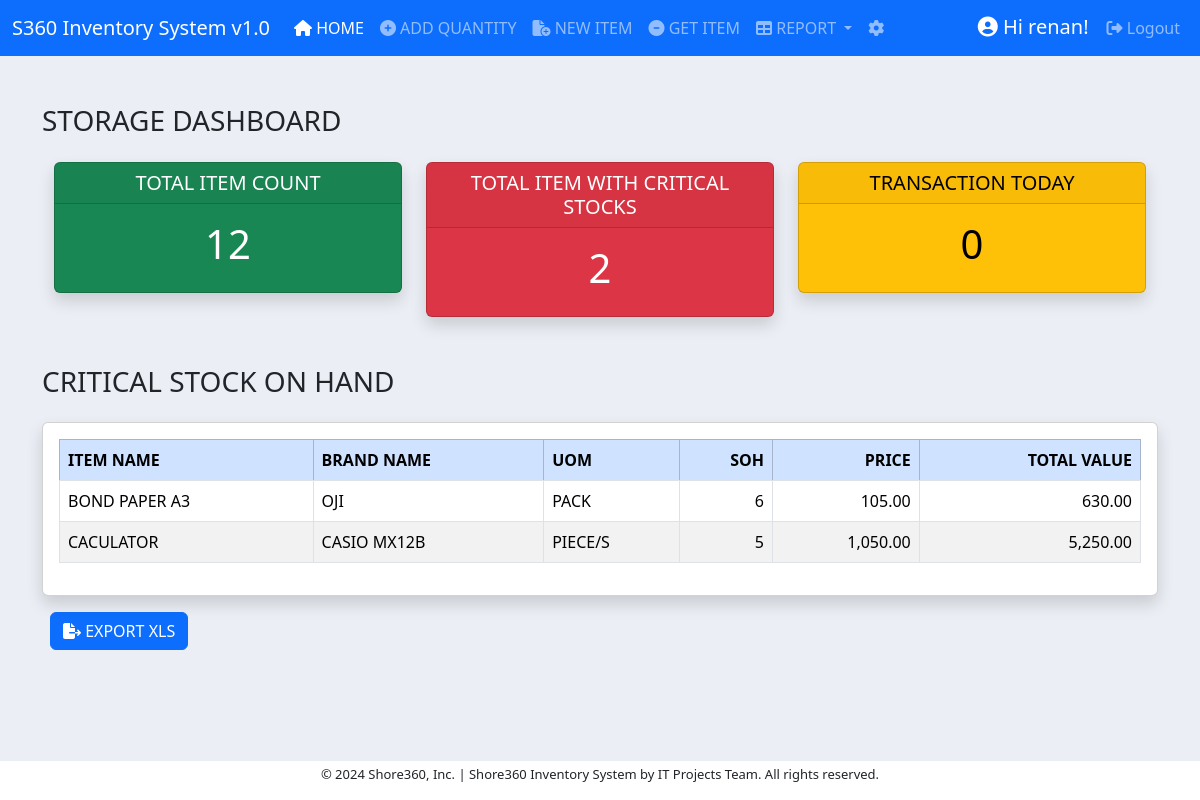
Page /dashboard/ (signed in) on the earlier database version.
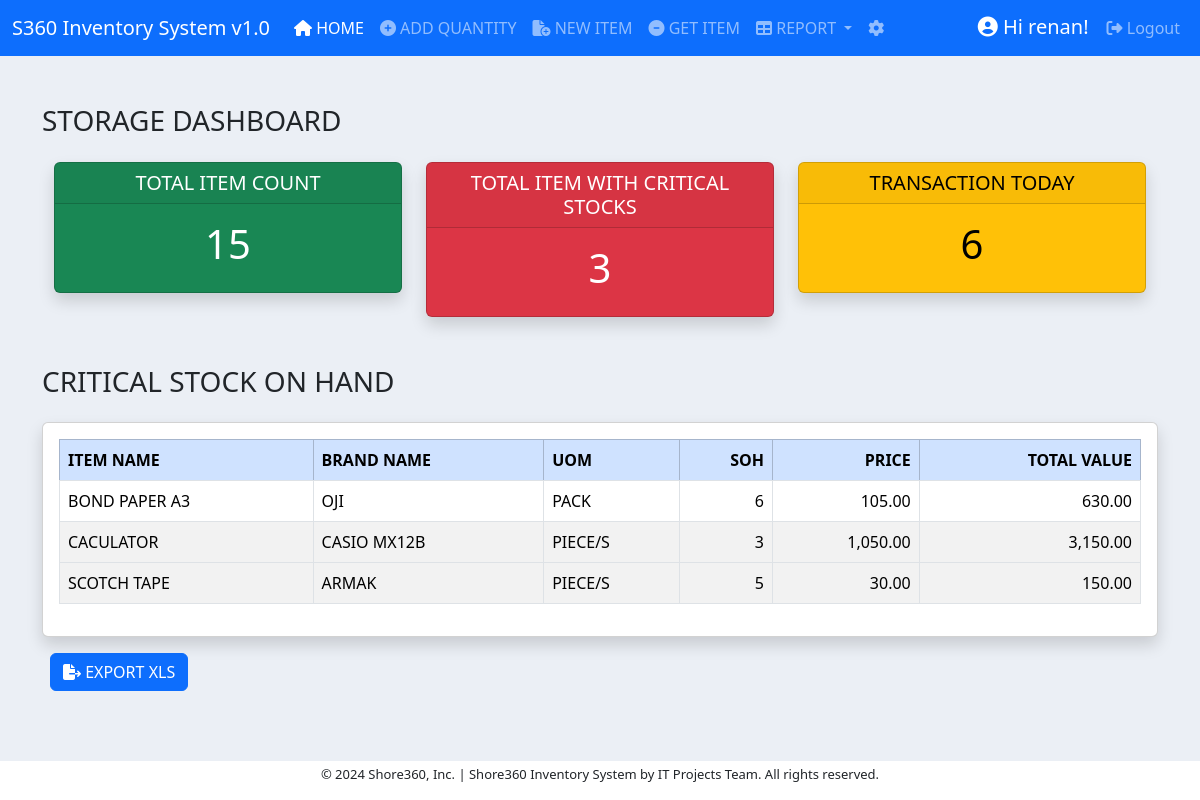
Same page on the later database version.
### inventory/models.py (models this page shows, shortened)
class ItemBase(models.Model):
    item_name = models.CharField(max_length=200, null=True)
    brand_name = models.CharField(max_length=200, null=True)
    soh = models.IntegerField(null=True)
    item_code = models.CharField(max_length=200, null=True, blank=True)
    price = models.DecimalField(max_digits=10, decimal_places=2)
    total_value = models.DecimalField(max_digits=10, decimal_places=2, null=True)
    date_added = models.DateTimeField(auto_now_add=True)
    remarks = models.CharField(max_length=50, null=True)
    uom = models.ForeignKey(UOM, on_delete=models.CASCADE, null=True)
    class Meta:
        ordering = ["item_name"]

class UOM(models.Model):
    uom = models.CharField(max_length=30)
    def __str__(self):
        return self.uom
    class Meta:
        ordering = ["uom"]

### dashboard/views.py (the view)
# urls.py: path('', views.dashboard_view, name='dashboard'),
@login_required
def dashboard_view(request):
    itembase = ItemBase.objects.all()
    item = Item.objects.all()
    item_count = itembase.count()
    critical_count = 0
    for critical in itembase:
        if critical.soh <= critical_value:
            critical_count += 1
    transaction_count = 0
    for transaction_date in item:
        if transaction_date.date_added.date() == datetime.datetime.now().date():
            transaction_count += 1
    context = {
        'item_count': item_count,
        'critical_count': critical_count,
        'itembase': itembase,
        'transaction_count': transaction_count
    }
    return render(request, 'dashboard/dashboard_template.html', context)

### dashboard/templates/dashboard/dashboard_template.html (shortened to what this page needs)
{% extends 'base.html'  %}
{% block content %}
<div class="dasboard-title mt-5 pb-3">
    <h3>STORAGE DASHBOARD  </h3>
</div>
<div class="container text-center">
    <div class="row">
      <div class="col-4">
        <div class="card text-bg-success mb-3 shadow fade show">
            <h5 class="card-header">TOTAL ITEM COUNT</h5>
            <div class="card-body">
              <h1 class="card-title">{{ item_count }}</h1>
            </div>
          </div>
      </div>
      <div class="col-4">
        <div class="card text-bg-danger shadow fade show">
            <h5 class="card-header ">TOTAL ITEM WITH CRITICAL STOCKS</h5>
            <div class="card-body">
                <h1 class="card-title">{{ critical_count }}</h1>
            </div>
          </div>
      </div>
      <div class="col-4">
        <div class="card text-bg-warning mb-3 shadow fade show ">
            <h5 class="card-header">TRANSACTION TODAY</h5>
            <div class="card-body">
                <h1 class="card-title">{{ transaction_count }}</h1>
            </div>
          </div>
      </div>
    </div>
</div>
<div class="dasboard-title mt-5 pb-3">
    <h3>CRITICAL STOCK ON HAND </h3>
</div>
<div class="row">
    <div class="col-12">
          <div class="card card-body shadow fade show">
            <table class="table table-bordered table-hover table-striped">
                  <thead class="table-primary">
                    <tr>
                      <th scope="col">ITEM NAME</th>
                      <th scope="col">BRAND NAME</th>
                      <th scope="col">UOM</th>
                      <th scope="col" class="text-right">SOH</th>
                      <th scope="col" class="text-right">PRICE</th>
                      <th scope="col" class="text-right">TOTAL VALUE</th>
                    </tr>
                  </thead>
                  <tbody>
                    {% for item in itembase %}
                    <tr>
                    {% if item.soh <= 10 %}
                      <td>{{ item.item_name }}</td>
                      <td>{{ item.brand_name }}</td>
                      <td>{{ item.uom }}</td>
                      <td class="item_soh text-right">{{ item.soh }}</td>
                      <td class="text-right">{{ item.price }}</td>
                      <td class="text-right">{{ item.total_value }}</td>
                    {% endif %}
                    </tr>
                    {% endfor %}
                  </tbody>
                </table>
          </div>
    </div>
</div>
<div class="pb-5">
  <a href="{% url 'critical_stock_excel_export' %}"><button class="btn btn-primary mt-3 ms-2"><i class="fa-solid fa-file-export"></i> EXPORT XLS</button></a>
</div>
{% endblock content %}

### templates/base.html (shortened to what this page needs)
<!doctype html>
{% load static %}
<html lang="en">
  <head>
    <link href="https://cdn.jsdelivr.net/npm/bootstrap@5.3.3/dist/css/bootstrap.min.css" rel="stylesheet">
    <link href="{% static 'style.css' %}" rel="stylesheet">
    <link href="https://cdn.jsdelivr.net/npm/select2@4.1.0-rc.0/dist/css/select2.min.css" rel="stylesheet" />
  </head>
  <body>
    {% include 'navbar.html' %}
    <div class="container">
        {% block content %}
        {% endblock content %}
    </div>
    <link rel="stylesheet" href="https://cdnjs.cloudflare.com/ajax/libs/font-awesome/6.5.2/css/all.min.css" />
    <footer class="pt-1">
      <div id="myfooter">
      <p>© 2024 Shore360, Inc. | Shore360 Inventory System by IT Projects Team. All rights reserved. </p>
      </div>
    </footer>
  </body>
</html>

### templates/navbar.html (shortened to what this page needs)
<nav class="navbar navbar-expand-lg navbar-dark bg-primary">
    <div class="container-fluid">
      <a class="navbar-brand" href="">S360 Inventory System v1.0</a>
      {% if request.user.is_staff and request.user.is_superuser %}
      <div class="collapse navbar-collapse" id="navbarSupportedContent">
        <ul class="navbar-nav me-auto mb-2 mb-lg-0">
          <li class="nav-item">
            <a class="nav-link" aria-current="page" href="{% url 'dashboard' %}"><i class="fa-solid fa-house"></i> HOME</a>
          </li>
          <li class="nav-item">
            <a class="nav-link" href="{% url 'add_item' %}" ><i class="fa-solid fa-circle-plus"></i> ADD QUANTITY</a>
          </li>
          <li class="nav-item">
            <a class="nav-link" href="{% url 'new_item' %}" ><i class="fa-solid fa-file-circle-plus"></i> NEW ITEM</a>
          </li>
          <li class="nav-item">
            <a class="nav-link" href="{% url 'get_item' %}" ><i class="fa-solid fa-circle-minus"></i> GET ITEM</a>
          </li>
          <li class="nav-item dropdown">
            <a class="nav-link dropdown-toggle" href="#" role="button" data-bs-toggle="dropdown" aria-expanded="false">
              <i class="fa-solid fa-table"></i>  REPORT
            </a>
          </li>
          <li class="nav-item">
            <a class="nav-link" href="/admin" ><i class="fa-solid fa-gear"></i></a>
          </li>
        </ul>
        {% endif %}
        <ul class="navbar-nav ml-auto">
        {% if user.is_authenticated %}
        <h5 id="hi-name"><i class="fa-solid fa-circle-user"></i> Hi {{ user.username }}!</h5>
          <li class="nav-item">
            <a class="nav-link" href="{% url 'user-logout' %}" ><i class="fa-solid fa-right-from-bracket"></i> Logout</a>
          </li>
        {% endif %}
      </div>
    </div>
  </nav>

### static/style.css (style rules this page uses)
#hi-name { color: white; padding-top: 7px; padding-left: 12px; padding-right: 10px; }
body { background-color: #ebeff5; }
.text-right { text-align: right }
.text-center { text-align: center }
* footer { background-color: #FFF; font-size: small; position: fixed; bottom: 0px; width: 400px; text-align: center; width: 100%; }

Differences in the rows shown:
changed ItemBase "CACULATOR": soh "5" → "3"; total_value "5,250.00" → "3,150.00"
now on this page (row edited): ItemBase: item_name "SCOTCH TAPE", brand_name "ARMAK", uom "PIECE/S", soh "5", price "30.00", total_value "150.00"
Other differences:
{{ item_count }}: "12" → "15"
{{ critical_count }}: "2" → "3"
{{ transaction_count }}: "0" → "6"
